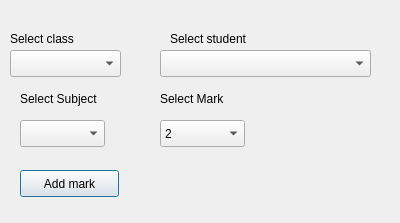
<?xml version="1.0" encoding="UTF-8"?>
<ui version="4.0">
 <class>AddMark</class>
 <widget class="QDialog" name="AddMark">
  <property name="geometry">
   <rect>
    <x>0</x>
    <y>0</y>
    <width>400</width>
    <height>223</height>
   </rect>
  </property>
  <property name="windowTitle">
   <string>Dialog</string>
  </property>
  <widget class="QLabel" name="label_2">
   <property name="geometry">
    <rect>
     <x>170</x>
     <y>30</y>
     <width>171</width>
     <height>17</height>
    </rect>
   </property>
   <property name="text">
    <string>Select student</string>
   </property>
  </widget>
  <widget class="QComboBox" name="student_comboBox">
   <property name="geometry">
    <rect>
     <x>160</x>
     <y>50</y>
     <width>211</width>
     <height>27</height>
    </rect>
   </property>
  </widget>
  <widget class="QComboBox" name="comboBox">
   <property name="geometry">
    <rect>
     <x>10</x>
     <y>50</y>
     <width>111</width>
     <height>27</height>
    </rect>
   </property>
  </widget>
  <widget class="QLabel" name="label">
   <property name="geometry">
    <rect>
     <x>10</x>
     <y>30</y>
     <width>121</width>
     <height>17</height>
    </rect>
   </property>
   <property name="text">
    <string>Select class</string>
   </property>
  </widget>
  <widget class="QLabel" name="label_3">
   <property name="geometry">
    <rect>
     <x>160</x>
     <y>90</y>
     <width>121</width>
     <height>17</height>
    </rect>
   </property>
   <property name="text">
    <string>Select Mark</string>
   </property>
  </widget>
  <widget class="QLabel" name="label_4">
   <property name="geometry">
    <rect>
     <x>20</x>
     <y>90</y>
     <width>121</width>
     <height>17</height>
    </rect>
   </property>
   <property name="text">
    <string>Select Subject</string>
   </property>
  </widget>
  <widget class="QComboBox" name="subject_combobox">
   <property name="geometry">
    <rect>
     <x>20</x>
     <y>120</y>
     <width>85</width>
     <height>27</height>
    </rect>
   </property>
  </widget>
  <widget class="QComboBox" name="mark_combobox">
   <property name="geometry">
    <rect>
     <x>160</x>
     <y>120</y>
     <width>85</width>
     <height>27</height>
    </rect>
   </property>
   <item>
    <property name="text">
     <string>2</string>
    </property>
   </item>
   <item>
    <property name="text">
     <string>3</string>
    </property>
   </item>
   <item>
    <property name="text">
     <string>4</string>
    </property>
   </item>
   <item>
    <property name="text">
     <string>5</string>
    </property>
   </item>
  </widget>
  <widget class="QPushButton" name="pushButton">
   <property name="geometry">
    <rect>
     <x>20</x>
     <y>170</y>
     <width>99</width>
     <height>27</height>
    </rect>
   </property>
   <property name="text">
    <string>Add mark</string>
   </property>
  </widget>
 </widget>
 <resources/>
 <connections/>
</ui>
